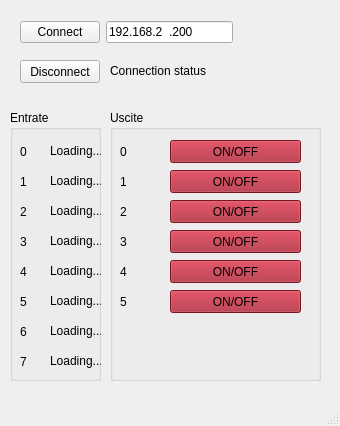
<?xml version="1.0" encoding="UTF-8"?>
<ui version="4.0">
 <class>MainWindow</class>
 <widget class="QMainWindow" name="MainWindow">
  <property name="geometry">
   <rect>
    <x>0</x>
    <y>0</y>
    <width>340</width>
    <height>426</height>
   </rect>
  </property>
  <property name="windowTitle">
   <string>MainWindow</string>
  </property>
  <widget class="QWidget" name="centralwidget">
   <widget class="QPushButton" name="disconnectButton">
    <property name="geometry">
     <rect>
      <x>20</x>
      <y>60</y>
      <width>80</width>
      <height>23</height>
     </rect>
    </property>
    <property name="text">
     <string>Disconnect</string>
    </property>
   </widget>
   <widget class="QGroupBox" name="entrateBox">
    <property name="geometry">
     <rect>
      <x>10</x>
      <y>110</y>
      <width>91</width>
      <height>271</height>
     </rect>
    </property>
    <property name="title">
     <string>Entrate</string>
    </property>
    <widget class="QLabel" name="label_2">
     <property name="geometry">
      <rect>
       <x>10</x>
       <y>30</y>
       <width>44</width>
       <height>23</height>
      </rect>
     </property>
     <property name="text">
      <string>0</string>
     </property>
    </widget>
    <widget class="QLabel" name="label_3">
     <property name="geometry">
      <rect>
       <x>10</x>
       <y>60</y>
       <width>44</width>
       <height>23</height>
      </rect>
     </property>
     <property name="text">
      <string>1</string>
     </property>
    </widget>
    <widget class="QLabel" name="label_4">
     <property name="geometry">
      <rect>
       <x>10</x>
       <y>90</y>
       <width>44</width>
       <height>23</height>
      </rect>
     </property>
     <property name="text">
      <string>2</string>
     </property>
    </widget>
    <widget class="QLabel" name="label_8">
     <property name="geometry">
      <rect>
       <x>10</x>
       <y>120</y>
       <width>44</width>
       <height>23</height>
      </rect>
     </property>
     <property name="text">
      <string>3</string>
     </property>
    </widget>
    <widget class="QLabel" name="label_9">
     <property name="geometry">
      <rect>
       <x>10</x>
       <y>150</y>
       <width>44</width>
       <height>23</height>
      </rect>
     </property>
     <property name="text">
      <string>4</string>
     </property>
    </widget>
    <widget class="QLabel" name="label_10">
     <property name="geometry">
      <rect>
       <x>10</x>
       <y>180</y>
       <width>44</width>
       <height>23</height>
      </rect>
     </property>
     <property name="text">
      <string>5</string>
     </property>
    </widget>
    <widget class="QLabel" name="label_11">
     <property name="geometry">
      <rect>
       <x>10</x>
       <y>210</y>
       <width>44</width>
       <height>23</height>
      </rect>
     </property>
     <property name="text">
      <string>6</string>
     </property>
    </widget>
    <widget class="QLabel" name="label_12">
     <property name="geometry">
      <rect>
       <x>10</x>
       <y>240</y>
       <width>44</width>
       <height>23</height>
      </rect>
     </property>
     <property name="text">
      <string>7</string>
     </property>
    </widget>
    <widget class="QLabel" name="labelEN0">
     <property name="geometry">
      <rect>
       <x>40</x>
       <y>30</y>
       <width>71</width>
       <height>21</height>
      </rect>
     </property>
     <property name="text">
      <string>Loading...</string>
     </property>
    </widget>
    <widget class="QLabel" name="labelEN1">
     <property name="geometry">
      <rect>
       <x>40</x>
       <y>60</y>
       <width>81</width>
       <height>21</height>
      </rect>
     </property>
     <property name="text">
      <string>Loading...</string>
     </property>
    </widget>
    <widget class="QLabel" name="labelEN2">
     <property name="geometry">
      <rect>
       <x>40</x>
       <y>90</y>
       <width>91</width>
       <height>21</height>
      </rect>
     </property>
     <property name="text">
      <string>Loading...</string>
     </property>
    </widget>
    <widget class="QLabel" name="labelEN3">
     <property name="geometry">
      <rect>
       <x>40</x>
       <y>120</y>
       <width>81</width>
       <height>21</height>
      </rect>
     </property>
     <property name="text">
      <string>Loading...</string>
     </property>
    </widget>
    <widget class="QLabel" name="labelEN4">
     <property name="geometry">
      <rect>
       <x>40</x>
       <y>150</y>
       <width>81</width>
       <height>21</height>
      </rect>
     </property>
     <property name="text">
      <string>Loading...</string>
     </property>
    </widget>
    <widget class="QLabel" name="labelEN5">
     <property name="geometry">
      <rect>
       <x>40</x>
       <y>180</y>
       <width>81</width>
       <height>21</height>
      </rect>
     </property>
     <property name="text">
      <string>Loading...</string>
     </property>
    </widget>
    <widget class="QLabel" name="labelEN6">
     <property name="geometry">
      <rect>
       <x>40</x>
       <y>210</y>
       <width>81</width>
       <height>21</height>
      </rect>
     </property>
     <property name="text">
      <string>Loading...</string>
     </property>
    </widget>
    <widget class="QLabel" name="labelEN7">
     <property name="geometry">
      <rect>
       <x>40</x>
       <y>240</y>
       <width>91</width>
       <height>21</height>
      </rect>
     </property>
     <property name="text">
      <string>Loading...</string>
     </property>
    </widget>
   </widget>
   <widget class="QGroupBox" name="usciteBox">
    <property name="geometry">
     <rect>
      <x>110</x>
      <y>110</y>
      <width>211</width>
      <height>271</height>
     </rect>
    </property>
    <property name="title">
     <string>Uscite</string>
    </property>
    <widget class="QPushButton" name="pb_U0">
     <property name="geometry">
      <rect>
       <x>60</x>
       <y>30</y>
       <width>131</width>
       <height>23</height>
      </rect>
     </property>
     <property name="styleSheet">
      <string notr="true">QPushButton:checked{background-color: rgb(38, 162, 105);}
QPushButton{background-color: rgb(165, 29, 45);}</string>
     </property>
     <property name="text">
      <string>ON/OFF</string>
     </property>
     <property name="checkable">
      <bool>true</bool>
     </property>
    </widget>
    <widget class="QLabel" name="label_13">
     <property name="geometry">
      <rect>
       <x>10</x>
       <y>30</y>
       <width>44</width>
       <height>23</height>
      </rect>
     </property>
     <property name="text">
      <string>0</string>
     </property>
    </widget>
    <widget class="QPushButton" name="pb_U1">
     <property name="geometry">
      <rect>
       <x>60</x>
       <y>60</y>
       <width>131</width>
       <height>23</height>
      </rect>
     </property>
     <property name="styleSheet">
      <string notr="true">QPushButton:checked{background-color: rgb(38, 162, 105);}
QPushButton{background-color: rgb(165, 29, 45);}</string>
     </property>
     <property name="text">
      <string>ON/OFF</string>
     </property>
     <property name="checkable">
      <bool>true</bool>
     </property>
    </widget>
    <widget class="QLabel" name="label_14">
     <property name="geometry">
      <rect>
       <x>10</x>
       <y>60</y>
       <width>44</width>
       <height>23</height>
      </rect>
     </property>
     <property name="text">
      <string>1</string>
     </property>
    </widget>
    <widget class="QPushButton" name="pb_U2">
     <property name="geometry">
      <rect>
       <x>60</x>
       <y>90</y>
       <width>131</width>
       <height>23</height>
      </rect>
     </property>
     <property name="styleSheet">
      <string notr="true">QPushButton:checked{background-color: rgb(38, 162, 105);}
QPushButton{background-color: rgb(165, 29, 45);}</string>
     </property>
     <property name="text">
      <string>ON/OFF</string>
     </property>
     <property name="checkable">
      <bool>true</bool>
     </property>
    </widget>
    <widget class="QLabel" name="label_15">
     <property name="geometry">
      <rect>
       <x>10</x>
       <y>90</y>
       <width>44</width>
       <height>23</height>
      </rect>
     </property>
     <property name="text">
      <string>2</string>
     </property>
    </widget>
    <widget class="QPushButton" name="pb_U3">
     <property name="geometry">
      <rect>
       <x>60</x>
       <y>120</y>
       <width>131</width>
       <height>23</height>
      </rect>
     </property>
     <property name="styleSheet">
      <string notr="true">QPushButton:checked{background-color: rgb(38, 162, 105);}
QPushButton{background-color: rgb(165, 29, 45);}</string>
     </property>
     <property name="text">
      <string>ON/OFF</string>
     </property>
     <property name="checkable">
      <bool>true</bool>
     </property>
    </widget>
    <widget class="QLabel" name="label_16">
     <property name="geometry">
      <rect>
       <x>10</x>
       <y>120</y>
       <width>44</width>
       <height>23</height>
      </rect>
     </property>
     <property name="text">
      <string>3</string>
     </property>
    </widget>
    <widget class="QPushButton" name="pb_U4">
     <property name="geometry">
      <rect>
       <x>60</x>
       <y>150</y>
       <width>131</width>
       <height>23</height>
      </rect>
     </property>
     <property name="styleSheet">
      <string notr="true">QPushButton:checked{background-color: rgb(38, 162, 105);}
QPushButton{background-color: rgb(165, 29, 45);}</string>
     </property>
     <property name="text">
      <string>ON/OFF</string>
     </property>
     <property name="checkable">
      <bool>true</bool>
     </property>
    </widget>
    <widget class="QLabel" name="label_17">
     <property name="geometry">
      <rect>
       <x>10</x>
       <y>150</y>
       <width>44</width>
       <height>23</height>
      </rect>
     </property>
     <property name="text">
      <string>4</string>
     </property>
    </widget>
    <widget class="QPushButton" name="pb_U5">
     <property name="geometry">
      <rect>
       <x>60</x>
       <y>180</y>
       <width>131</width>
       <height>23</height>
      </rect>
     </property>
     <property name="styleSheet">
      <string notr="true">QPushButton:checked{background-color: rgb(38, 162, 105);}
QPushButton{background-color: rgb(165, 29, 45);}</string>
     </property>
     <property name="text">
      <string>ON/OFF</string>
     </property>
     <property name="checkable">
      <bool>true</bool>
     </property>
    </widget>
    <widget class="QLabel" name="label_18">
     <property name="geometry">
      <rect>
       <x>10</x>
       <y>180</y>
       <width>44</width>
       <height>23</height>
      </rect>
     </property>
     <property name="text">
      <string>5</string>
     </property>
    </widget>
   </widget>
   <widget class="QLabel" name="statusConnectionLabel">
    <property name="geometry">
     <rect>
      <x>110</x>
      <y>50</y>
      <width>161</width>
      <height>41</height>
     </rect>
    </property>
    <property name="text">
     <string>Connection status</string>
    </property>
   </widget>
   <widget class="QWidget" name="layoutWidget">
    <property name="geometry">
     <rect>
      <x>20</x>
      <y>20</y>
      <width>213</width>
      <height>25</height>
     </rect>
    </property>
    <layout class="QHBoxLayout" name="horizontalLayout">
     <item>
      <widget class="QPushButton" name="connectButton">
       <property name="text">
        <string>Connect</string>
       </property>
      </widget>
     </item>
     <item>
      <widget class="QLineEdit" name="lineEdit">
       <property name="inputMask">
        <string>000.000.000.000</string>
       </property>
       <property name="text">
        <string>192.168.2.200</string>
       </property>
      </widget>
     </item>
    </layout>
   </widget>
  </widget>
  <widget class="QMenuBar" name="menubar">
   <property name="geometry">
    <rect>
     <x>0</x>
     <y>0</y>
     <width>340</width>
     <height>20</height>
    </rect>
   </property>
  </widget>
  <widget class="QStatusBar" name="statusbar"/>
 </widget>
 <resources/>
 <connections/>
</ui>
